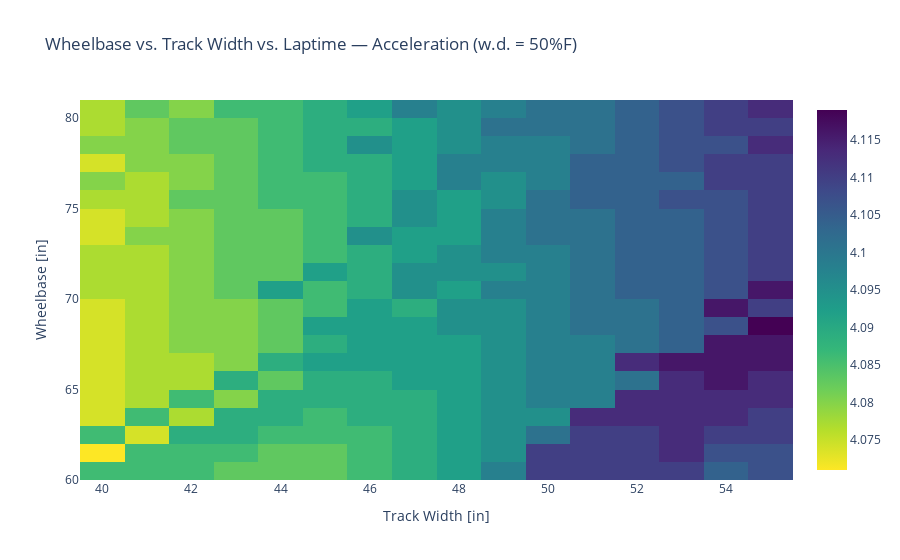

Here is the notebook cell this chart was saved with:
### Markdown cell above
# Acceleration

### Code cell
# create subplots objects
name = "Acceleration"
fig = show_laptimes(1, name)
fig.write_image("{}.png".format(name), width=1000, height=500)
fig.show()

### Figure 1 — Plotly figure (JSON) as saved in the notebook; plotly's stock layout.template omitted (floating-point values rounded to 4 significant figures; data arrays with more than 128 entries replaced by an {"elided": "..."} marker saying what was removed)
{"data": [{"colorscale": [[0, "#fde725"], [0.1111, "#b5de2b"], [0.2222, "#6ece58"], [0.3333, "#35b779"], [0.4444, "#1f9e89"], [0.5556, "#26828e"], [0.6667, "#31688e"], [0.7778, "#3e4989"], [0.8889, "#482878"], [1, "#440154"]], "hoverongaps": false, "type": "heatmap", "x": [40, 41, 42, 43, 44, 45, 46, 47, 48, 49, 50, 51, 52, 53, 54, 55], "y": [60.5, 61.5, 62.5, 63.5, 64.5, 65.5, 66.5, 67.5, 68.5, 69.5, 70.5, 71.5, 72.5, 73.5, 74.5, 75.5, 76.5, 77.5, 78.5, 79.5, 80.5], "z": {"elided": "21x16 float values"}}], "layout": {"title": {"text": "Wheelbase vs. Track Width vs. Laptime — Acceleration (w.d. = 50%F)"}, "xaxis": {"title": {"text": "Track Width [in]"}}, "yaxis": {"title": {"text": "Wheelbase [in]"}}}}
